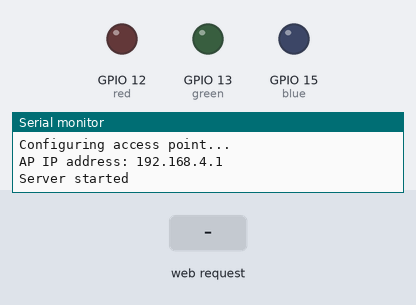
This sketch was run on a simulated ESP32. Parts: output pins drawn as LEDs (lit = HIGH), the last lines printed to the serial monitor. Inputs (shaded band) come from the test bench.

Above: at 1.2 s.
1.3 s: HTTP request GET /red-led-on received
At 2.0 s:
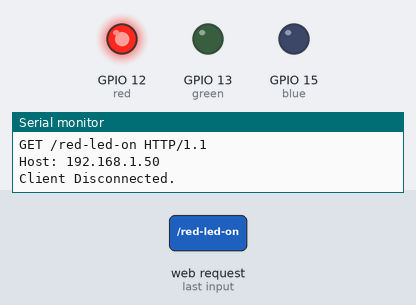
2.8 s: HTTP request GET /blue-led-on received
At 3.2 s:
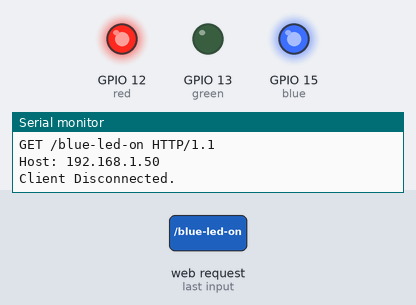
4.3 s: HTTP request GET /red-led-off received
At 5.5 s:
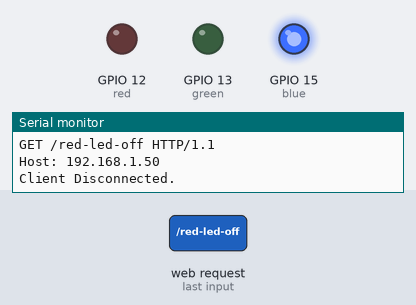
5.8 s: HTTP request GET /green-led-on received
At 6.6 s:
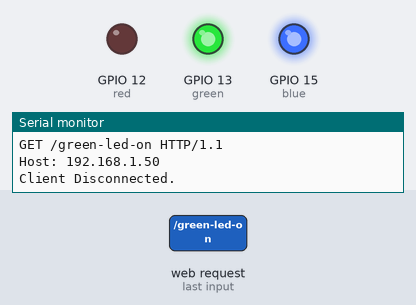
7.3 s: HTTP request GET /blue-led-off received
At 7.8 s:
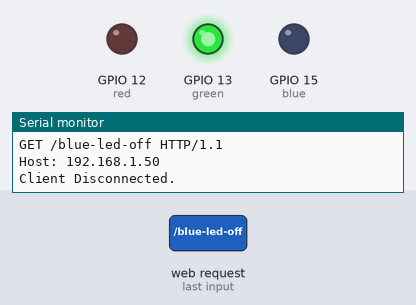
8.8 s: HTTP request GET /red-led-on received
At 10.1 s:
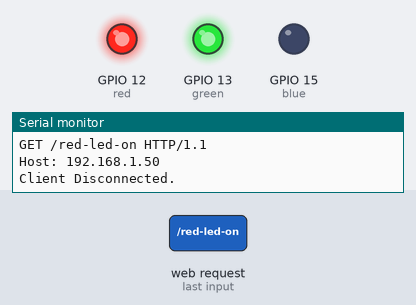
Timing chart, 0 to 11.3 s (numbered marks = the images above; inputs shaded):
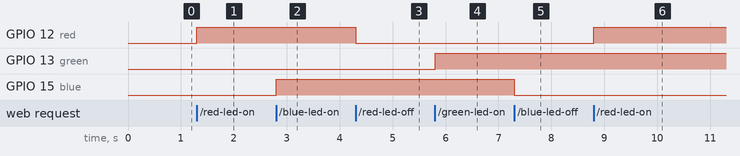

Measured:
- after the input at 1.3 s, GPIO 12 (red): LOW → HIGH at once
- after the input at 2.8 s, GPIO 15 (blue): LOW → HIGH at once
- after the input at 4.3 s, GPIO 12 (red): HIGH → LOW at once
- after the input at 5.8 s, GPIO 13 (green): LOW → HIGH at once
- after the input at 7.3 s, GPIO 15 (blue): HIGH → LOW at once
- after the input at 8.8 s, GPIO 12 (red): LOW → HIGH at once

The sketch:

Blink_led_with_web_browser.ino
```cpp
/*
  Joseph Ogbonna Web Browser Led Controlled Project
  using Esp32 Cam
*/

#include <WiFi.h>
#include <WiFiClient.h>
#include <WiFiAP.h>

#define LED_BUILTIN 2   // Set the GPIO pin where you connected your test LED or comment this line out if your dev board has a built-in LED
#define red 12
#define blue 15
#define green 13

// Set these to your desired credentials.
const char *ssid = "JOSEPH";
const char *password = "11111111";

WiFiServer server(80);


void setup() {
  pinMode(red, OUTPUT);
  pinMode(blue, OUTPUT);
  pinMode(green, OUTPUT);

  digitalWrite(red, LOW);
  digitalWrite(blue, LOW);
  digitalWrite(green, LOW);

  Serial.begin(115200);
  Serial.println();
  Serial.println("Configuring access point...");

  // You can remove the password parameter if you want the AP to be open.
  WiFi.softAP(ssid);
  IPAddress myIP = WiFi.softAPIP();
  Serial.print("AP IP address: ");
  Serial.println(myIP);
  server.begin();

  Serial.println("Server started");
}

void loop() {
  WiFiClient client = server.available();   // listen for incoming clients

  if (client) {                             // if you get a client,
    Serial.println("New Client.");           // print a message out the serial port
    String currentLine = "";                // make a String to hold incoming data from the client
    while (client.connected()) {            // loop while the client's connected
      if (client.available()) {             // if there's bytes to read from the client,
        char c = client.read();             // read a byte, then
        Serial.write(c);                    // print it out the serial monitor
        if (c == '\n') {                    // if the byte is a newline character

          // if the current line is blank, you got two newline characters in a row.
          // that's the end of the client HTTP request, so send a response:
          if (currentLine.length() == 0) {
            // HTTP headers always start with a response code (e.g. HTTP/1.1 200 OK)
            // and a content-type so the client knows what's coming, then a blank line:
            client.println("HTTP/1.1 200 OK");
            client.println("Content-type:text/html");
            client.println();

            // the content of the HTTP response follows the header:
            client.print("<h1>THIS IS A SIMPLE WEB CONTROL </h>");
            client.print(" <a href=\"/red-led-on\"><button >Red Led</button></a> to turn ON the red LED.<br>");
            client.print("Click <a href=\"/red-led-off\"><button >Red Led</button></a> to turn OFF the red LED.<br>");
            client.print(" <a href=\"/blue-led-on\"><button >Blue Led</button></a> to turn ON the blue LED.<br>");
            client.print("Click <a href=\"/blue-led-off\"><button >Blue Led</button></a> to turn OFF the blue LED.<br>");
            client.print(" <a href=\"/green-led-on\"><button >Green Led</button></a> to turn ON the green LED.<br>");
            client.print("Click <a href=\"/green-led-off\"><button >Green Led</button></a> to turn OFF the green LED.<br>");

            // The HTTP response ends with another blank line:
            client.println();
            // break out of the while loop:
            break;
          } else {    // if you got a newline, then clear currentLine:
            currentLine = "";
          }
        } else if (c != '\r') {  // if you got anything else but a carriage return character,
          currentLine += c;      // add it to the end of the currentLine
        }

        // Check to see if the client request was "GET /H" or "GET /L":
        if (currentLine.endsWith("GET /red-led-on")) {
          digitalWrite(red, HIGH);               // GET /H turns the LED on
        }
        if (currentLine.endsWith("GET /red-led-off")) {
          digitalWrite(red, LOW);                // GET /L turns the LED off
        }
        if (currentLine.endsWith("GET /blue-led-on")) {
          digitalWrite(blue, HIGH);               // GET /H turns the LED on
        }
        if (currentLine.endsWith("GET /blue-led-off")) {
          digitalWrite(blue, LOW);                // GET /L turns the LED off
        }
        if (currentLine.endsWith("GET /green-led-on")) {
          digitalWrite(green, HIGH);               // GET /H turns the LED on
        }
        if (currentLine.endsWith("GET /green-led-off")) {
          digitalWrite(green, LOW);                // GET /L turns the LED off
        }
      }
    }
    // close the connection:
    client.stop();
    Serial.println("Client Disconnected.");
  }
}
```
